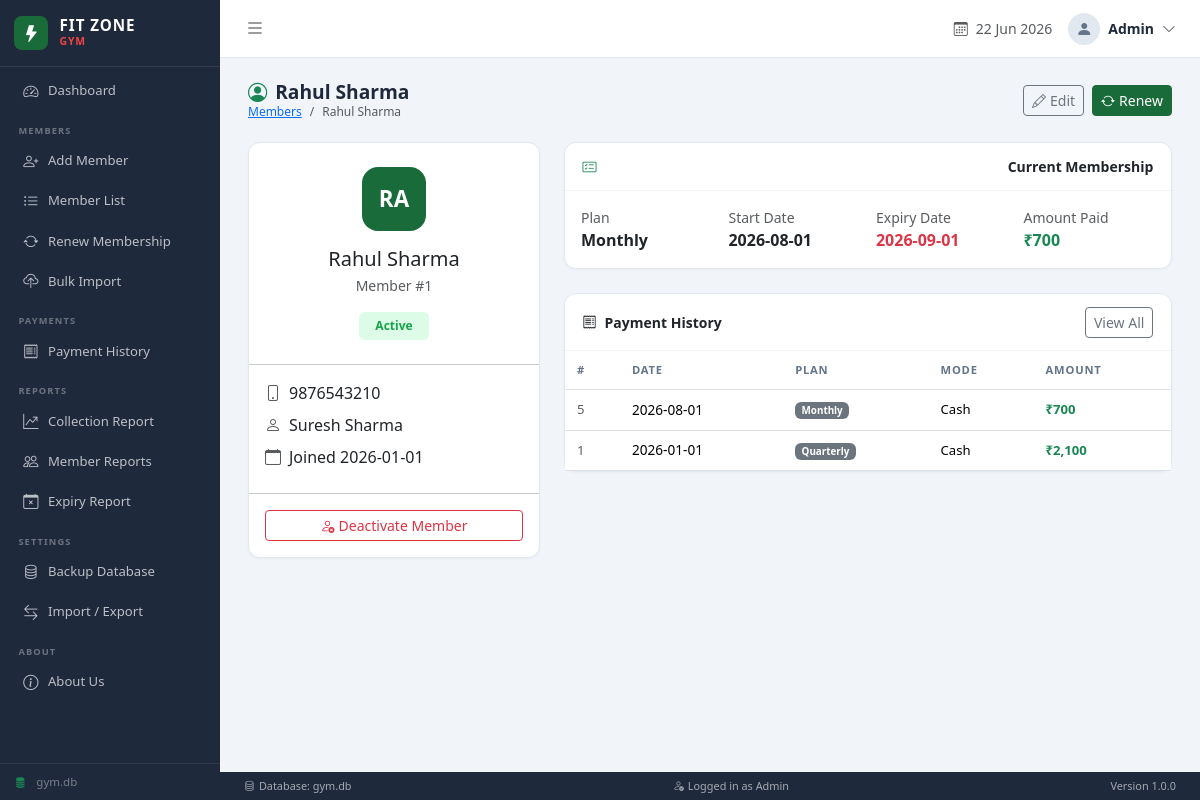
The app's page /members/1/view with its own data.
### tables this page shows
CREATE TABLE "member_master" (
            member_id   INTEGER PRIMARY KEY AUTOINCREMENT,
            name        TEXT NOT NULL,
            mobile      TEXT NOT NULL,
            father_name TEXT DEFAULT '',
            address     TEXT DEFAULT '',
            join_date   DATE NOT NULL,
            status      TEXT DEFAULT 'Active',
            created_at  TIMESTAMP DEFAULT CURRENT_TIMESTAMP,
            UNIQUE (name, mobile)
        );

CREATE TABLE membership (
                membership_id INTEGER PRIMARY KEY AUTOINCREMENT,
                member_id     INTEGER NOT NULL,
                plan          TEXT NOT NULL,
                start_date    DATE NOT NULL,
                expiry_date   DATE NOT NULL,
                amount        DECIMAL NOT NULL,
                payment_mode  TEXT DEFAULT 'Cash',
                created_at    TIMESTAMP DEFAULT CURRENT_TIMESTAMP,
                FOREIGN KEY (member_id) REFERENCES member_master(member_id)
            );

CREATE TABLE payment_history (
                payment_id    INTEGER PRIMARY KEY AUTOINCREMENT,
                member_id     INTEGER NOT NULL,
                membership_id INTEGER,
                amount        DECIMAL NOT NULL,
                payment_date  DATE NOT NULL,
                payment_mode  TEXT DEFAULT 'Cash',
                plan          TEXT,
                created_at    TIMESTAMP DEFAULT CURRENT_TIMESTAMP, book_no INTEGER DEFAULT 1, receipt_no INTEGER,
                FOREIGN KEY (member_id)     REFERENCES member_master(member_id),
                FOREIGN KEY (membership_id) REFERENCES membership(membership_id)
            );

### routers/members.py (the view)
@router.get("/{member_id}/view")
async def view_member(request: Request, member_id: int):
    member = db.get_member(member_id)
    if not member:
        raise HTTPException(status_code=404, detail="Member not found")
    payments = db.get_payment_history(member_id)
    return templates.TemplateResponse("members/view.html", {
        "request": request, "member": member, "payments": payments
    })

### templates/members/view.html (shortened to what this page needs)
{% extends "base.html" %}
{% block content %}
<div class="page-header">
  <div>
    <h4><i class="bi bi-person-circle me-2 text-success"></i>{{ member.name }}</h4>
    <nav aria-label="breadcrumb">
      <ol class="breadcrumb">
        <li class="breadcrumb-item"><a href="/members">Members</a></li>
        <li class="breadcrumb-item active">{{ member.name }}</li>
      </ol>
    </nav>
  </div>
  <div class="d-flex gap-2">
    <a href="/members/{{ member.member_id }}/edit" class="btn btn-outline-secondary btn-sm">
      <i class="bi bi-pencil me-1"></i>Edit
    </a>
    <a href="/payments/renew?member_id={{ member.member_id }}" class="btn btn-primary btn-sm">
      <i class="bi bi-arrow-repeat me-1"></i>Renew
    </a>
  </div>
</div>
<div class="row g-4">
  <div class="col-lg-4">
    <div class="card">
      <div class="card-body text-center py-4">
        <div class="member-avatar mx-auto mb-3" style="width:64px;height:64px;font-size:1.4rem;border-radius:16px">
          {{ member.name[:2].upper() }}
        </div>
        <h5 class="mb-1">{{ member.name }}</h5>
        <div class="text-muted small mb-3">Member #{{ member.member_id }}</div>
        <span class="badge {% if member.status=='Active' %}badge-active{% else %}badge-inactive{% endif %} px-3 py-2">
          {{ member.status }}
        </span>
      </div>
      <hr class="my-0">
      <div class="card-body">
        <div class="mb-2 d-flex align-items-center gap-2">
          <i class="bi bi-phone text-muted"></i>
          <span>{{ member.mobile }}</span>
        </div>
        {% if member.father_name %}
        <div class="mb-2 d-flex align-items-center gap-2">
          <i class="bi bi-person text-muted"></i>
          <span>{{ member.father_name }}</span>
        </div>
        {% endif %}
        <div class="mb-2 d-flex align-items-center gap-2">
          <i class="bi bi-calendar text-muted"></i>
          <span>Joined {{ member.join_date }}</span>
        </div>
      </div>
      <hr class="my-0">
      <div class="card-body">
        {% if member.status == 'Active' %}
        <form method="post" action="/members/{{ member.member_id }}/deactivate"
              onsubmit="return confirm('Deactivate this member?')">
          <button class="btn btn-outline-danger btn-sm w-100">
            <i class="bi bi-person-x me-1"></i>Deactivate Member
          </button>
        </form>
        {% else %}
        <form method="post" action="/members/{{ member.member_id }}/reactivate">
          <button class="btn btn-outline-success btn-sm w-100">
            <i class="bi bi-person-check me-1"></i>Reactivate Member
          </button>
        </form>
        {% endif %}
      </div>
    </div>
  </div>
  <div class="col-lg-8">
    {% if member.current_membership %}
    {% set ms = member.current_membership %}
    <div class="card mb-4">
      <div class="card-header"><i class="bi bi-card-checklist me-2 text-success"></i>Current Membership</div>
      <div class="card-body">
        <div class="row g-3">
          <div class="col-sm-3">
            <div class="text-muted small">Plan</div>
            <div class="fw-semibold">{{ ms.plan }}</div>
          </div>
          <div class="col-sm-3">
            <div class="text-muted small">Start Date</div>
            <div class="fw-semibold">{{ ms.start_date }}</div>
          </div>
          <div class="col-sm-3">
            <div class="text-muted small">Expiry Date</div>
            <div class="fw-semibold {% if ms.expiry_date < now|default('9999') %}text-danger{% endif %}">
              {{ ms.expiry_date }}
            </div>
          </div>
          <div class="col-sm-3">
            <div class="text-muted small">Amount Paid</div>
            <div class="fw-bold text-success">₹{{ "{:,.0f}".format(ms.amount) }}</div>
          </div>
        </div>
      </div>
    </div>
    {% else %}
    <div class="alert alert-warning mb-4">
      <i class="bi bi-exclamation-triangle me-2"></i>No active membership found.
      <a href="/payments/renew?member_id={{ member.member_id }}" class="ms-2">Renew now &rarr;</a>
    </div>
    {% endif %}
    <div class="card">
      <div class="card-header">
        <span><i class="bi bi-receipt me-2"></i>Payment History</span>
        <a href="/payments/history?member_id={{ member.member_id }}" class="btn btn-sm btn-outline-secondary">View All</a>
      </div>
      <div class="card-body p-0">
        <div class="table-responsive">
          <table class="table table-hover mb-0">
            <thead>
              <tr><th>#</th><th>Date</th><th>Plan</th><th>Mode</th><th>Amount</th></tr>
            </thead>
            <tbody>
              {% for p in payments %}
              <tr>
                <td class="text-muted small">{{ p.payment_id }}</td>
                <td style="font-size:.85rem">{{ p.payment_date }}</td>
                <td><span class="badge bg-secondary">{{ p.plan or '—' }}</span></td>
                <td style="font-size:.82rem">{{ p.payment_mode }}</td>
                <td class="fw-bold text-success">₹{{ "{:,.0f}".format(p.amount) }}</td>
              </tr>
              {% else %}
              <tr><td colspan="5" class="text-center text-muted py-3">No payments recorded</td></tr>
              {% endfor %}
            </tbody>
          </table>
        </div>
      </div>
    </div>
  </div>
</div>
{% endblock %}

### static/css/style.css (style rules this page uses)
:root { --sidebar-w: 220px; --primary: #1a6b3a; --primary-dk: #145530; --bg: #f1f5f9; --card-bg: #ffffff; --text: #1e293b; --muted: #64748b; --topbar-h: 58px; --statusbar-h:28px; }
*, *::before, *::after { box-sizing: border-box; margin: 0; padding: 0; }
body { font-family: 'Segoe UI', system-ui, -apple-system, sans-serif; background: var(--bg); color: var(--text); display: flex; min-height: 100vh; }
.card { border: 1px solid #e2e8f0; border-radius: 12px; box-shadow: 0 1px 3px rgba(0,0,0,.04); }
.card-header { background: var(--card-bg); border-bottom: 1px solid #f1f5f9; padding: .8rem 1.1rem; border-radius: 12px 12px 0 0 !important; font-weight: 600; font-size: .875rem; display: flex; align-items: center; justify-content: space-between; }
.table th { font-size: .7rem; text-transform: uppercase; letter-spacing: .07em; color: var(--muted); font-weight: 700; border-top: none; white-space: nowrap; padding: .65rem .75rem; }
.table td { font-size: .82rem; vertical-align: middle; padding: .6rem .75rem; }
.page-header { margin-bottom: 1.3rem; display: flex; align-items: center; justify-content: space-between; }
.page-header h4 { font-weight: 700; margin: 0; font-size: 1.2rem; }
.page-header .breadcrumb { margin: 0; font-size: .75rem; }
.btn-primary { background: var(--primary); border-color: var(--primary); }
.badge-active { background: #dcfce7; color: #16a34a; font-weight: 600; }
.member-avatar { width: 38px; height: 38px; border-radius: 9px; background: var(--primary); color: #fff; display: inline-flex; align-items: center; justify-content: center; font-weight: 700; font-size: .85rem; flex-shrink: 0; }

### records on screen
member_master: name "Rahul Sharma", name "RA", member_id "1", status "Active", mobile "9876543210", father_name "Suresh Sharma", join_date "2026-01-01"
membership: plan "Monthly", start_date "2026-08-01", expiry_date "2026-09-01", amount "700"
payment_history: payment_id "5", payment_date "2026-08-01", plan "Monthly", payment_mode "Cash", amount "700"
payment_history: payment_id "1", payment_date "2026-01-01", plan "Quarterly", payment_mode "Cash", amount "2,100"
